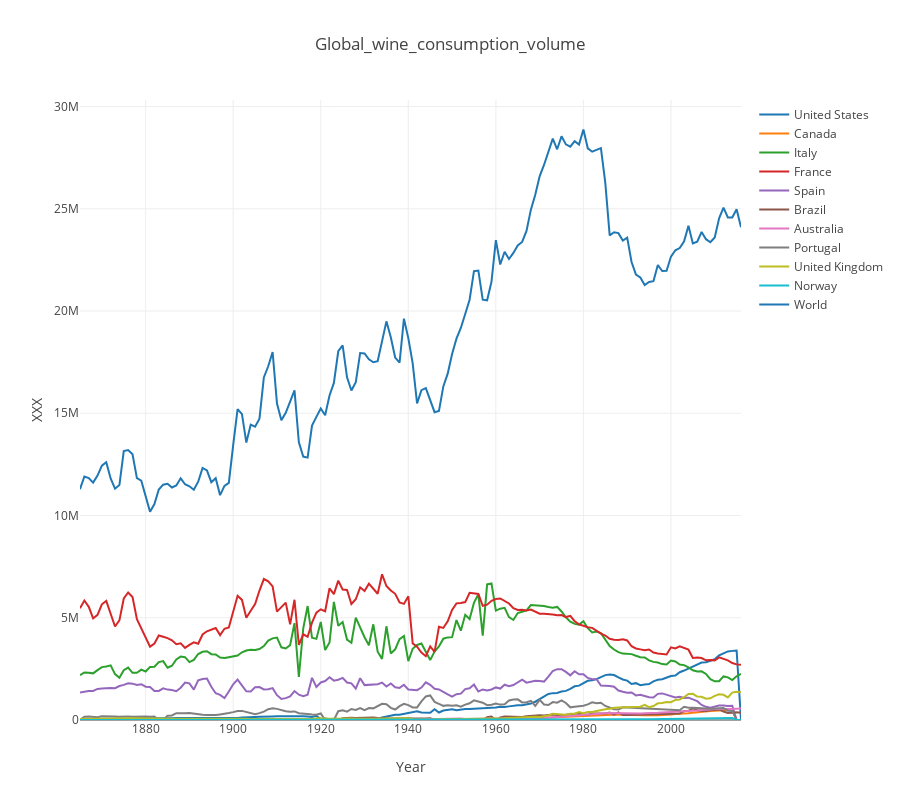

The code cell stored with this chart in its notebook:
### Code cell
#dfwcv scatter plot
init_notebook_mode(connected=True)
iplot(plot_scatter('Global_wine_consumption_volume',dfwcv,country_name))

### Figure 1 — Plotly figure (JSON) as saved in the notebook; plotly's stock layout.template omitted (floating-point values rounded to 4 significant figures; data arrays with more than 128 entries replaced by an {"elided": "..."} marker saying what was removed)
{"data": [{"name": "United States", "type": "scatter", "uid": "0453b6ac-670f-4bc5-81b6-4673e6456314", "x": {"elided": "152 int values"}, "y": {"elided": "152 float values"}}, {"name": "Canada", "type": "scatter", "uid": "3a097e3c-8514-45fe-b15d-0d3dfebb5d58", "x": {"elided": "152 int values"}, "y": {"elided": "152 float values"}}, {"name": "Italy", "type": "scatter", "uid": "fe932db4-06d3-4187-abb9-c9a6123c0ad9", "x": {"elided": "152 int values"}, "y": {"elided": "152 float values"}}, {"name": "France", "type": "scatter", "uid": "c82a62be-d1be-45a0-831e-18ce10feed80", "x": {"elided": "152 int values"}, "y": {"elided": "152 float values"}}, {"name": "Spain", "type": "scatter", "uid": "0501a61c-532c-42f0-bba8-8d6bbcfed804", "x": {"elided": "152 int values"}, "y": {"elided": "152 float values"}}, {"name": "Brazil", "type": "scatter", "uid": "95cab94d-e20b-4f50-9ff7-412f8fc7b194", "x": {"elided": "152 int values"}, "y": {"elided": "152 float values"}}, {"name": "Australia", "type": "scatter", "uid": "264c3183-27c9-4422-aa6e-c07f7cb77ee6", "x": {"elided": "152 int values"}, "y": {"elided": "152 float values"}}, {"name": "Portugal", "type": "scatter", "uid": "9f4e8104-9a01-4756-bf37-49d45108b7f6", "x": {"elided": "152 int values"}, "y": {"elided": "152 float values"}}, {"name": "United Kingdom", "type": "scatter", "uid": "1f2b0193-bf5f-43fe-905a-4920eedc5f16", "x": {"elided": "152 int values"}, "y": {"elided": "152 float values"}}, {"name": "Norway", "type": "scatter", "uid": "416ff6d0-ad65-471e-9ab6-bbb62771566b", "x": {"elided": "152 int values"}, "y": {"elided": "152 float values"}}, {"name": "World", "type": "scatter", "uid": "c41a493a-423b-4b54-9fc9-09b983d5b088", "x": {"elided": "152 int values"}, "y": {"elided": "152 float values"}}], "layout": {"autosize": false, "height": 800, "showlegend": true, "title": {"text": "Global_wine_consumption_volume"}, "xaxis": {"title": {"text": "Year"}}, "yaxis": {"automargin": true, "range": [0, 30320000.0], "title": {"text": "XXX"}}}}
